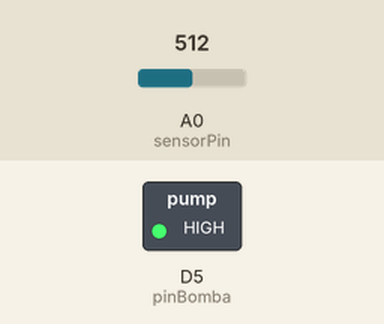
Bench run of a sketch on a simulated ESP8266 (NodeMCU). Parts: switched loads named in the sketch (green lamp = pin HIGH). The test bench sets the inputs (shaded band); at power-on: A0 (sensorPin) = 512. WiFi joins after 1.5 s; servers stay silent unless stated; what the sketch prints to the serial monitor is not drawn.

Above: at 0.1 s.
Timing chart, 0 to 1.6 s (numbered marks = the images above):
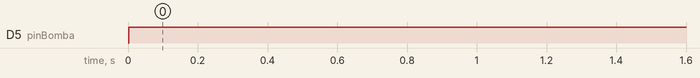

Measured:
- by itself, D5 (pinBomba): LOW → HIGH at 0.00 s

The sketch:

Irrigacao_a_cada_6_dias.ino
```cpp
#include <ESP8266WiFi.h>
#include "Adafruit_MQTT.h"
#include "Adafruit_MQTT_Client.h"


#define WLAN_SSID         "SENAI-LABS"
#define WLAN_PASS         "senai@2022#*@"

#define AIO_SERVER        "io.adafruit.com"
#define AIO_SERVERPORT    1883                   // use 8883 for SSL
#define AIO_USERNAME      "Robotgamert324"
#define AIO_KEY           "aio_uvPF459kBrOpcfeE1C40z0nHAq7M"

WiFiClient client;
Adafruit_MQTT_Client mqtt(&client, AIO_SERVER, AIO_SERVERPORT, AIO_USERNAME, AIO_KEY);

Adafruit_MQTT_Publish humidadesoloFeed = Adafruit_MQTT_Publish(&mqtt, AIO_USERNAME "/feeds/humidadesolo");


//------------------------------------------------------------------------------------------------------------
/*
#include <Wire.h> // Biblioteca utilizada para fazer a comunicação com o I2C
#include <LiquidCrystal_I2C.h> // Biblioteca utilizada para fazer a comunicação com o display 20x4

#define col 16 // Serve para definir o numero de colunas do display utilizado
#define lin  2 // Serve para definir o numero de linhas do display utilizado
#define ende  0x27 // Serve para definir o endereço do display.

LiquidCrystal_I2C lcd(ende,col,lin); // Chamada da funcação LiquidCrystal para ser usada com o I2C*/

//------------------------------------------------------------------------------------------------------------

// Define o pino usado para a leitura analógica
const int sensorPin = A0;

// Define a faixa de valores para a umidade do solo
const int HumidadeMinima = 100;      // Umidade mínima
const int HumidadeMaxima = 0;    // Umidade máxima
const int valorMinimo = 569;        // Valor mínimo lido no pino analógico
const int valorMaximo = 1024;     // Valor máximo lido no pino analógico

//------------------------------------------------------------------------------------------------------------
unsigned long startTime = 0; // Tempo inicial
unsigned long currentTime = 0; // Tempo atual
unsigned long elapsedSeconds = 0; // Segundos decorridos
int pinBomba = D5;                       // Pino da bomba de água

//------------------------------------------------------------------------------------------------------------

void MQTT_connect() {

  int8_t ret;

}

void setup() {

  WiFi.begin(WLAN_SSID, WLAN_PASS);

  MQTT_connect();

//--------------------------------------------------------------------------------------------------------------
/*
  lcd.init(); // Serve para iniciar a comunicação com o display já conectado
  lcd.backlight(); // Serve para ligar a luz do display
  lcd.clear(); // Serve para limpar a tela do display*/

//--------------------------------------------------------------------------------------------------------------

  Serial.begin(9600);
 startTime = millis(); // Armazena o tempo inicial

//--------------------------------------------------------------------------------------------------------------

pinMode(pinBomba, OUTPUT);

//--------------------------------------------------------------------------------------------------------------

}

  void loop() {

  MQTT_connect();

//--------------------------------------------------------------------------------------------------------------

  // Lê o valor analógico do sensor
  int sensorValue = analogRead(sensorPin);

  // Converte o valor lido para a umidade do solo na faixa especificada
  int Humidadesolo = map(sensorValue, valorMinimo, valorMaximo, HumidadeMinima, HumidadeMaxima);

//--------------------------------------------------------------------------------------------------------------

  Serial.println("Umi Solo:");
  Serial.println(Humidadesolo);

  humidadesoloFeed.publish(Humidadesolo);

//--------------------------------------------------------------------------------------------------------------

unsigned long currentTime = millis(); // Obtém o tempo atual
unsigned long elapsedDays = (currentTime - startTime) / (1000UL * 60 * 60 * 24); // Calcula o tempo decorrido em dias

// Verifica a condição para ativar a bomba de água
  if (Humidadesolo < 2 && elapsedDays >= 6){

  digitalWrite(pinBomba,  LOW );
  startTime = currentTime; // Reinicia o tempo inicial

  }
   else if(Humidadesolo > 50){

     digitalWrite(pinBomba, HIGH);
     startTime = currentTime; // Reinicia o tempo inicial

    }
}


 
```
